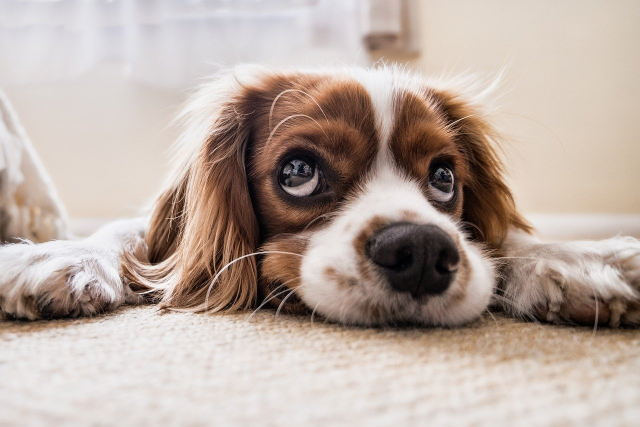
#> input picture Opencv/fig/puppy_1280_853.jpg, 1280 x 853 px (shown at 1/2 size)
$ jupyter execute --allow-errors Ch_1_OpenCV_.ipynb
#> lines starting #> are read from the running program, lines starting #| are printed output that depends on the picture
[cell 1]
#! pip install opencv-python

[cell 2]
import platform

platform.python_version

[cell 3]
import numpy as np
import cv2
import sys
cv2.__version__

[cell 4]
img = cv2.imread('./fig/puppy.bmp')
#> (the rest of this cell did not finish here and is left out)

[cell 5]
import numpy as np
import cv2
import sys

img = cv2.imread('./fig/puppy_1280_853.jpg', cv2.IMREAD_COLOR)
#> img is the input picture: shape (853, 1280, 3); mean B, G, R 162, 170.6, 186.1
# 알파
# cv2.IMREAD_COLOR: BGR color로 읽기
# cv2.IMREAD_GRAYSCALE: 그레이 color로 읽기
# cv2.IMREAD_UNCHANGED: 파일 속성대로 읽기

print(img.shape)
#| (853, 1280, 3)
h, w = img.shape[:2] # y축 x축 보통과 반대
#> h = 853; w = 1280
print(f'width = {w}, height = {h}')
#| width = 1280, height = 853

if img is None:
    print('ima read failed')
    sys.exit()

cv2.namedWindow('puppy')
cv2.imshow('image', img)

cv2.waitKey()
cv2.destroyAllWindows()

[cell 6]
# cv2.imwrite(filename, img, params =None) -> retval

# filename: 저장할 파일 이름
# img: 저장할 자료 (numpy.ndarray)
# params: 파일저장 옵션
# retval: 성공 True, 실패 False

img  = cv2.resize(img, (int(w*2), int(h*2)), interpolation = cv2.INTER_LINEAR)
#> img: shape (1706, 2560, 3)
# opencv는 x축 먼저
cv2.imwrite('./fig/puppy_res_2.png', img)
#> Out = True

[cell 7]
img = cv2.imread('./fig/cat.bmp', cv2.IMREAD_COLOR)
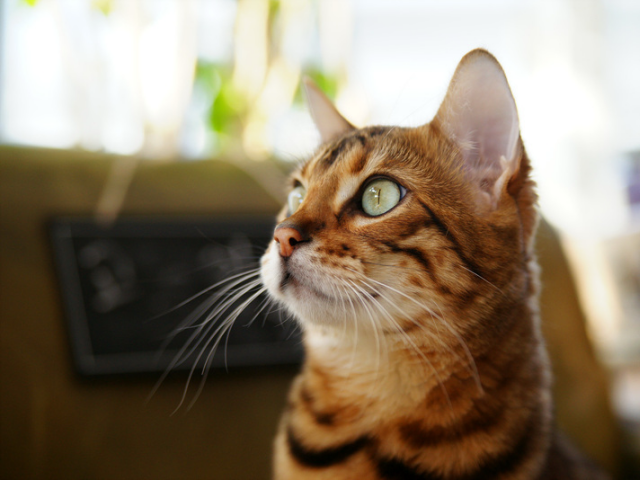
#> input picture Opencv/fig/cat.bmp, 640 x 480 px
#> img is the input picture: shape (480, 640, 3); mean B, G, R 104.5, 125.6, 140.8

if img is None:
    print('imf read failed')
    sys.exit()

cv2.namedWindow('image', cv2.WINDOW_AUTOSIZE)
cv2.imshow('image',img)

while True:
    Key = cv2.waitKey()
#> (key q is pressed here)
    if Key == ord('q'):
        break

values = cv2.waitKey(3000)
#> (key q is pressed here)
print(values)

cv2.destroyAllWindows()

[cell 8]
# waitKey([, delay]) -> retval
# delay: Delay in milliseconds. 0 is the special value that means "forever"
# cv2.waitKey() -> ASCII code
# retval

img = cv2.imread('./fig/puppy.bmp', cv2.IMREAD_COLOR)

#> (the rest of this cell did not finish here and is left out)

[cell 9]
import matplotlib.pyplot as plt

[cell 10]
imgBGR = cv2.imread('./fig/puppy.bmp', cv2.IMREAD_COLOR)
#> (the rest of this cell did not finish here and is left out)

[cell 11]
# waitKey([, delay]) -> retval
# delay: Delay in milliseconds. 0 is the special value that means "forever"
# cv2.waitKey() -> ASCII code
# retval

img = cv2.imread('./fig/cat_basket_look_lying_sadness-593801.jpg', cv2.IMREAD_COLOR)
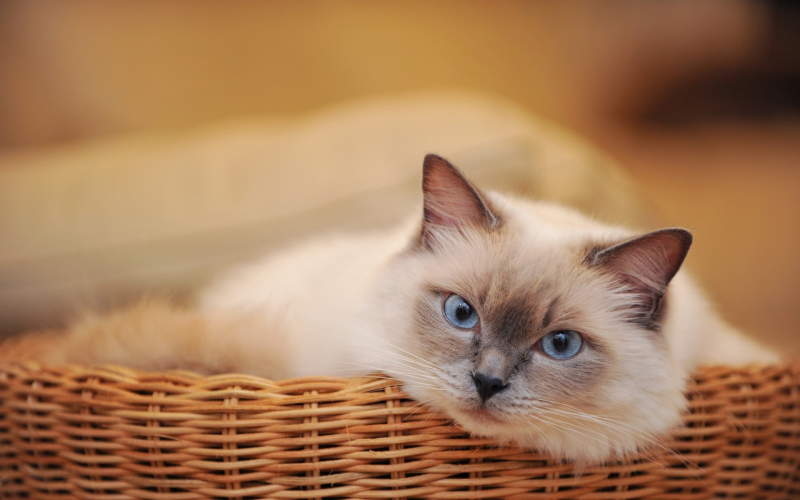
#> input picture Opencv/fig/cat_basket_look_lying_sadness-593801.jpg, 1600 x 1000 px (shown at 1/2 size)
#> img is the input picture: shape (1000, 1600, 3); mean B, G, R 89.3, 124.4, 166.4

if img is None:
    print('image read failed')
    sys.exit()

cv2.namedWindow('image', cv2.WINDOW_AUTOSIZE)
cv2.imshow('image', img)

while True:
    if cv2.waitKey() == 27:
#> (key q is pressed here)
        break
cv2.destroyAllWindows()
